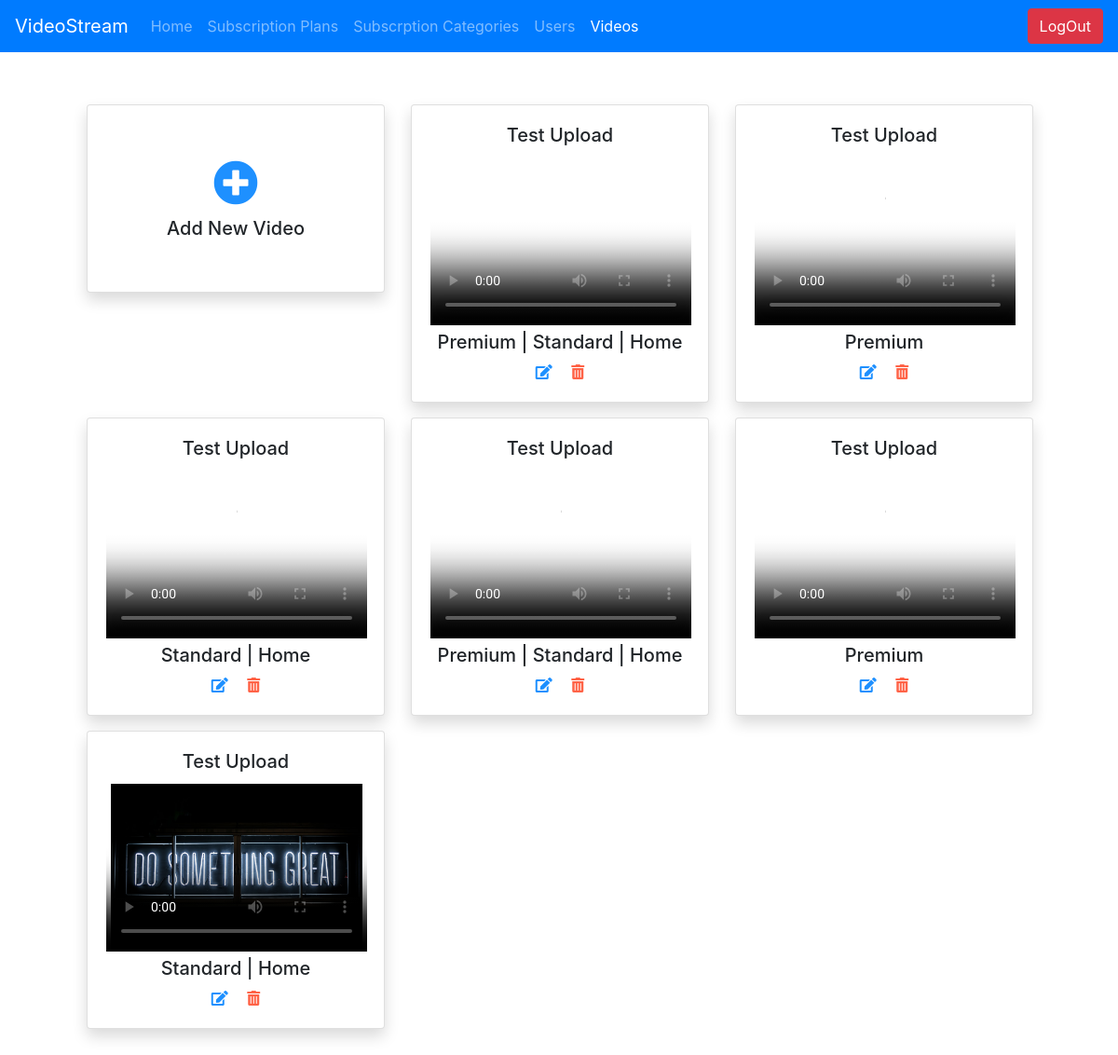
/video_stream_admin/video_list/ (signed in), run on the app's committed database.
### video_stream_app/models.py (models this page shows, shortened)
class VideoContent(models.Model):
    id = models.AutoField(primary_key=True)
    content_name = models.CharField(max_length=255, blank=True, null=True)
    content_description = models.TextField(max_length=2000, blank=True, null=True)
    file = models.FileField(upload_to='videos/', null=True, blank=True, verbose_name="content_file")
    cover_image = models.FileField(upload_to='images/', null=True, blank=True, verbose_name='content_cover')
    allowed_subscription = models.ManyToManyField(SubscriptionType,
                                                  related_name="subscription_type")

class SubscriptionType(models.Model):
    id = models.AutoField(primary_key=True)
    type_name = models.CharField(
        max_length=50, blank=False, null=False, unique=True)

### video_stream_app/views.py (the view)
# urls.py: path('video_stream_admin/video_list/', views.video_list,
@login_required(login_url='/video_stream_admin/')
def video_list(request):
    return render(request, 'video_stream_app/videos.html',
                  {
                      'videos': models.VideoContent.objects.all(),
                      'title': 'Videos',
                      'is_logged_in': request.user.is_authenticated,
                      'video_link': 'active',
                      'admin': True
                  })

### video_stream_app/templates/video_stream_app/videos.html (shortened to what this page needs)
{% extends 'base.html' %}
{% load static %}
{% block content %}
    <div class="container">
        <div class="m-5 text-center">
            <div class="row">
                <div class="col-md-4 my-2">
                    <div class="card shadow" style="width: 20rem;">
                        <div class="card-body py-xl-5">
                            <a href="/video_stream_admin/videos/add/">
                                <span style="font-size: 48px; color: Dodgerblue;">
                                    <i class="fas fa-plus-circle"></i>
                                </span>
                            </a>
                            <h5> Add New Video </h5>
                        </div>
                    </div>
                </div>
                {% for video in videos %}
                    <div class="col-md-4 my-2">
                        <div class="card shadow" style="width: 20rem;">
                            <div class="card-body">
                                <h5 class="card-title">{{ video.content_name}}</h5>
                                <video width="280" height="180" poster="/media/{{ video.cover_image }}" controls>
                                   <source src="/media/{{ video.file }}" type="video/mp4">
                                </video>
                                <h5>
                                    {% for subs in video.allowed_subscription.all %}
                                        {% if forloop.counter > 1 %}
                                            |
                                        {% endif %}
                                        {{ subs.type_name }}
                                    {% endfor %}
                                </h5>
                                <div>
                                    <a href="/video_stream_admin/videos/edit__{{ video.pk }}/">
                                        <span style="color: Dodgerblue;" class="pr-2">
                                            <i class="fas fa-edit"></i>
                                        </span>
                                    </a>
                                    <a href="/video_stream_admin/videos/delete__{{ video.pk }}/">
                                        <span style="color: tomato;" class="pl-2">
                                            <i class="fas fa-trash-alt"></i>
                                        </span>
                                    </a>
                                </div>
                            </div>
                        </div>
                    </div>
                {% endfor %}
            </div>
        </div>
    </div>
{% endblock %}

### data on the page
VideoContent: content_name "Test Upload"
SubscriptionType: type_name "Premium"
SubscriptionType: type_name "Standard"
SubscriptionType: type_name "Home"
VideoContent: content_name "Test Upload"
VideoContent: content_name "Test Upload"
VideoContent: content_name "Test Upload"
VideoContent: content_name "Test Upload"
VideoContent: content_name "Test Upload"
